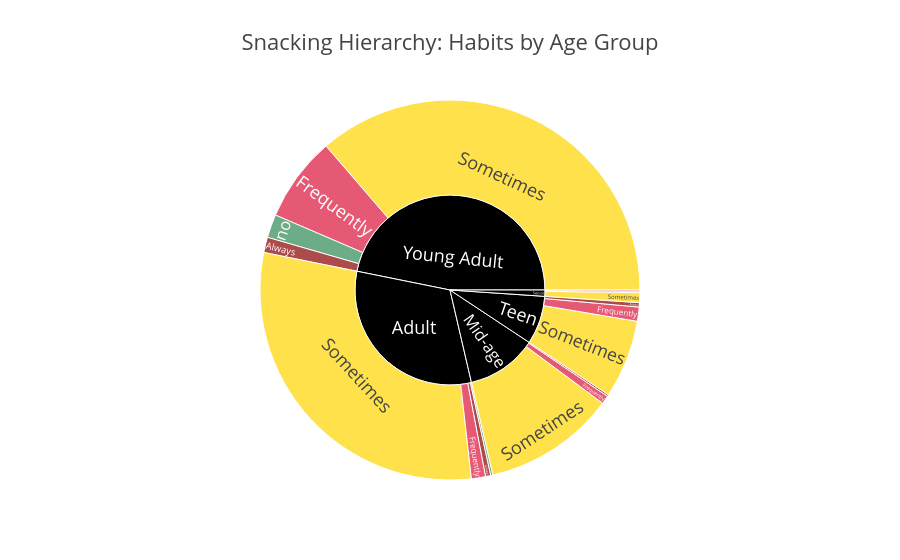

Source (notebook cell):
### Markdown cell above
## 4. Snacking Addict: Eating Between Meals
Analyze snacking habits (CAEC) as a primary factor in lifestyle-related behaviors.

### Code cell
# Create a Sunburst Chart to view snacking proportions across age groups.
fig4 = px.sunburst(df, 
                  path=['AgeGroup', 'CAEC'], 
                  values='Age',
                  title="Snacking Hierarchy: Habits by Age Group",
                  color='CAEC',
                  color_discrete_map={'(?)':'black', 'Sometimes':'gold', 'Frequently':'crimson', 'Always':'darkred', 'no':'seagreen'},
                  template="presentation")

fig4.update_layout(title_font_size=22)
fig4.show()

### Figure 1 — Plotly figure (JSON) as saved in the notebook; plotly's stock layout.template omitted (floating-point values rounded to 4 significant figures)
{"data": [{"branchvalues": "total", "customdata": [["(?)"], ["(?)"], ["(?)"], ["(?)"], ["(?)"], ["Always"], ["Always"], ["Always"], ["Always"], ["Always"], ["Frequently"], ["Frequently"], ["Frequently"], ["Frequently"], ["Frequently"], ["Sometimes"], ["Sometimes"], ["Sometimes"], ["Sometimes"], ["Sometimes"], ["no"], ["no"]], "domain": {"x": [0, 1], "y": [0, 1]}, "hovertemplate": "labels=%{label}<br>Age=%{value}<br>parent=%{parent}<br>id=%{id}<br>CAEC=%{customdata[0]}<extra></extra>", "ids": ["Teen", "Mid-age", "Adult", "Young Adult", "Senior", "Young Adult/Always", "Mid-age/Always", "Adult/Always", "Senior/Always", "Teen/Always", "Mid-age/Frequently", "Senior/Frequently", "Young Adult/Frequently", "Adult/Frequently", "Teen/Frequently", "Teen/Sometimes", "Senior/Sometimes", "Mid-age/Sometimes", "Adult/Sometimes", "Young Adult/Sometimes", "Adult/no", "Young Adult/no"], "labels": ["Teen", "Mid-age", "Adult", "Young Adult", "Senior", "Always", "Always", "Always", "Always", "Always", "Frequently", "Frequently", "Frequently", "Frequently", "Frequently", "Sometimes", "Sometimes", "Sometimes", "Sometimes", "Sometimes", "no", "no"], "marker": {"colors": ["black", "black", "black", "black", "black", "darkred", "darkred", "darkred", "darkred", "darkred", "crimson", "crimson", "crimson", "crimson", "crimson", "gold", "gold", "gold", "gold", "gold", "seagreen", "seagreen"]}, "name": "", "parents": ["", "", "", "", "", "Young Adult", "Mid-age", "Adult", "Senior", "Teen", "Mid-age", "Senior", "Young Adult", "Adult", "Teen", "Teen", "Senior", "Mid-age", "Adult", "Young Adult", "Adult", "Young Adult"], "type": "sunburst", "values": [4226.0, 6196.0, 16320.0, 24040.0, 546.2, 669.0, 79.0, 225.0, 61.0, 189.0, 361.0, 55.0, 3709.0, 619.7, 617.8, 3419.0, 430.2, 5756.0, 15380.0, 18640.0, 95.0, 1018.0]}], "layout": {"legend": {"tracegroupgap": 0}, "title": {"font": {"size": 22}, "text": "Snacking Hierarchy: Habits by Age Group"}}}
